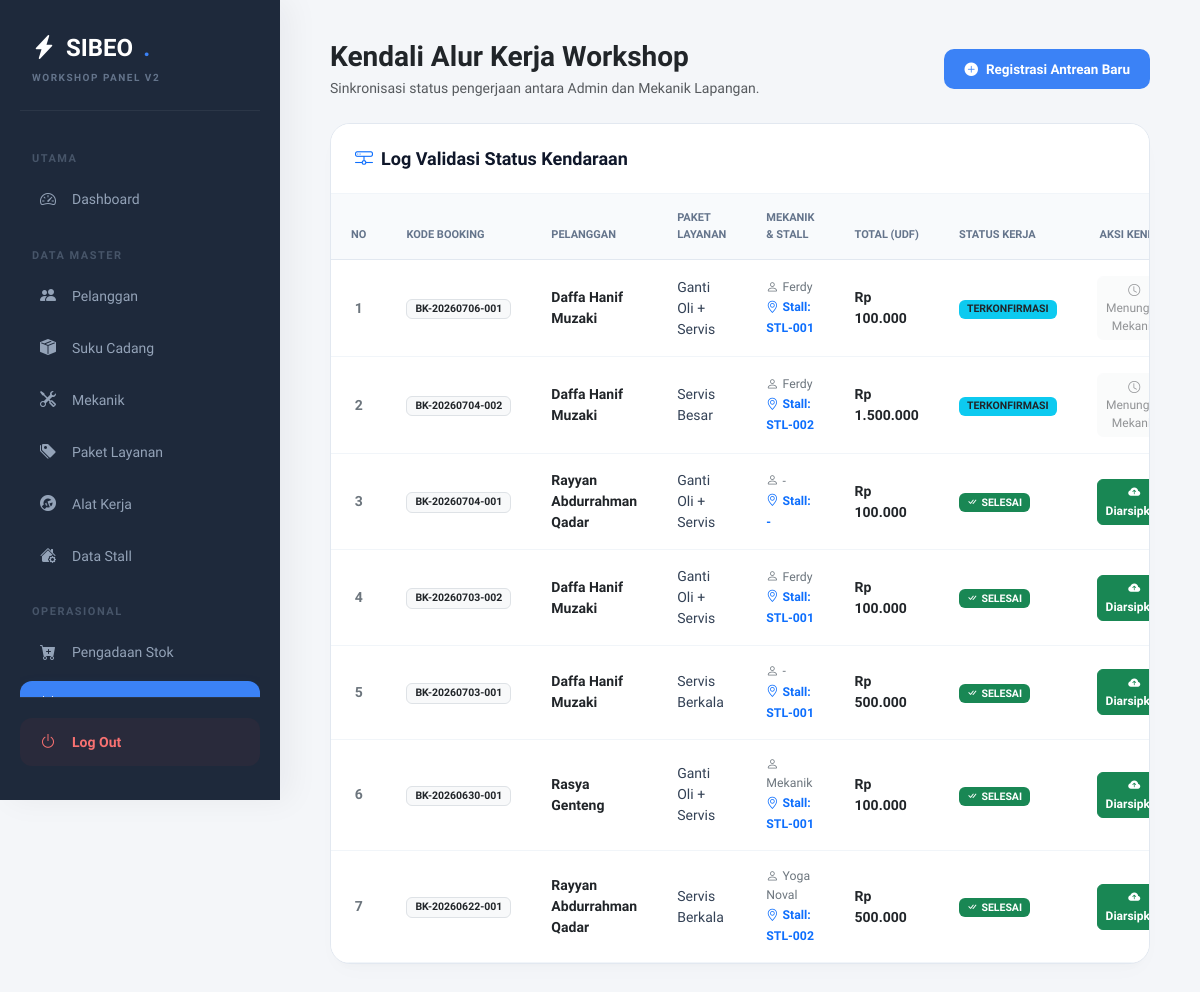
Page /admin/booking.php on the committed database.
### tables this page shows
CREATE TABLE `tbl_booking` (
  `id_booking` int(11) NOT NULL,
  `kode_booking` varchar(20) NOT NULL,
  `id_pelanggan` int(11) NOT NULL,
  `id_kendaraan` int(11) NOT NULL,
  `id_paket` int(11) NOT NULL,
  `id_stall` int(11) DEFAULT NULL,
  `id_mekanik` int(11) DEFAULT NULL,
  `tanggal_servis` date NOT NULL,
  `jam_servis` time NOT NULL,
  `keluhan` text NOT NULL,
  `status` varchar(30) NOT NULL DEFAULT 'menunggu',
  `created_at` timestamp NOT NULL DEFAULT current_timestamp()
);

CREATE TABLE `tbl_pelanggan` (
  `id_pelanggan` int(11) NOT NULL,
  `nomor_pelanggan` varchar(20) NOT NULL,
  `nama_lengkap` varchar(100) NOT NULL,
  `nik` varchar(16) NOT NULL,
  `no_telepon` varchar(15) NOT NULL,
  `email` varchar(100) NOT NULL,
  `alamat` text NOT NULL,
  `password` varchar(50) NOT NULL,
  `status` enum('aktif','nonaktif') NOT NULL DEFAULT 'aktif',
  `created_at` timestamp NOT NULL DEFAULT current_timestamp()
);

CREATE TABLE `tbl_paket_layanan` (
  `id_paket` int(11) NOT NULL,
  `nama_paket` varchar(100) NOT NULL,
  `deskripsi` text NOT NULL,
  `harga` decimal(12,2) NOT NULL
);

### admin/booking.php (the view, shortened to what this page needs)
<?php
include "../config/koneksi.php";
$current_page = basename($_SERVER['PHP_SELF']);
function safe_text($value) {
    return htmlspecialchars((string)$value, ENT_QUOTES, 'UTF-8');
}
$kolom_mekanik = "nama";
?>
<!DOCTYPE html>
<html lang="id">
<head>
    <link href="https://cdn.jsdelivr.net/npm/bootstrap@5.3.0/dist/css/bootstrap.min.css" rel="stylesheet">
    <link rel="stylesheet" href="https://cdn.jsdelivr.net/npm/bootstrap-icons@1.11.1/font/bootstrap-icons.css">
</head>
<body>
<div class="layout-wrapper">
    <div class="sidebar-panel">
        <div class="brand-section">
            <div class="brand-title"><i class="bi bi-lightning-charge-fill"></i>SIBEO<span>.</span></div>
            <div class="brand-subtitle">WORKSHOP PANEL v2</div>
        </div>
        <div class="menu-container">
            <div class="section-header">UTAMA</div>
            <a href="dashboard.php" class="nav-link <?= $current_page=='dashboard.php'?'active':'' ?>"><i class="bi bi-speedometer2"></i>Dashboard</a>
            <div class="section-header">DATA MASTER</div>
            <a href="pelanggan.php" class="nav-link"><i class="bi bi-people-fill"></i>Pelanggan</a>
            <a href="suku_cadang.php" class="nav-link"><i class="bi bi-box-seam-fill"></i>Suku Cadang</a>
            <a href="mekanik.php" class="nav-link"><i class="bi bi-tools"></i>Mekanik</a>
            <a href="paket_layanan.php" class="nav-link"><i class="bi bi-tags-fill"></i>Paket Layanan</a>
            <a href="alat_kerja.php" class="nav-link"><i class="bi bi-wrench-adjustable-circle-fill"></i>Alat Kerja</a>
            <a href="stall.php" class="nav-link"><i class="bi bi-house-gear-fill"></i>Data Stall</a>
            <div class="section-header">OPERASIONAL</div>
            <a href="pengadaan.php" class="nav-link"><i class="bi bi-cart-plus-fill"></i>Pengadaan Stok</a>
            <a href="booking.php" class="nav-link active"><i class="bi bi-calendar-check-fill"></i>Transaksi Booking</a>
        </div>
        <div class="logout-box">
            <a href="../auth/logout.php" class="nav-link logout-btn" onclick="return confirm('Keluar dari sistem SIBEO?')"><i class="bi bi-power"></i>Log Out</a>
        </div>
    </div>
    <div class="main-canvas">
        <div class="d-flex justify-content-between align-items-center mb-4">
            <div>
                <h3 class="fw-bold text-dark m-0">Kendali Alur Kerja Workshop</h3>
                <p class="text-muted small m-0 mt-1">Sinkronisasi status pengerjaan antara Admin dan Mekanik Lapangan.</p>
            </div>
            <button type="button" class="btn btn-premium-primary" data-bs-toggle="modal" data-bs-target="#modalTambah">
                <i class="bi bi-plus-circle-fill"></i>Registrasi Antrean Baru
            </button>
        </div>
        <div class="data-card-premium">
            <div class="data-card-header">
                <h5 class="data-card-title"><i class="bi bi-hdd-network text-primary me-2"></i>Log Validasi Status Kendaraan</h5>
            </div>
            <div class="table-responsive">
                <table class="table table-hover table-premium align-middle mb-0">
                    <thead>
                        <tr>
                            <th class="text-center">No</th>
                            <th>Kode Booking</th>
                            <th>Pelanggan</th>
                            <th>Paket Layanan</th>
                            <th>Mekanik & Stall</th>
                            <th>Total (UDF)</th>
                            <th>Status Kerja</th>
                            <th class="text-center">Aksi Kendali Admin</th>
                        </tr>
                    </thead>
                    <tbody>
                        <?php
                        $no = 1;
                        $query_booking = mysqli_query($koneksi, "
                            SELECT b.*, p.nama_lengkap, pk.nama_paket, pk.harga AS harga_paket,
                                   IFNULL(m.$kolom_mekanik, '-') AS nama_mekanik,
                                   IFNULL(s.nomor_stall, '-') AS nomor_stall,
                                   udf_hitung_total(b.id_booking) AS total_akhir
                            FROM tbl_booking b
                            LEFT JOIN tbl_pelanggan p ON b.id_pelanggan = p.id_pelanggan
                            LEFT JOIN tbl_paket_layanan pk ON b.id_paket = pk.id_paket
                            LEFT JOIN tbl_mekanik m ON b.id_mekanik = m.id_mekanik
                            LEFT JOIN tbl_stall s ON b.id_stall = s.id_stall
                            ORDER BY b.id_booking DESC
                        ");
                        if ($query_booking && mysqli_num_rows($query_booking) > 0) {
                            while ($data = mysqli_fetch_assoc($query_booking)) {
                                $st = strtolower($data['status']);
                                ?>
                                <tr>
                                    <td class="text-center text-secondary fw-semibold"><?= $no++; ?></td>
                                    <td><span class="badge bg-light text-dark border px-2 py-1 fw-bold"><?= safe_text($data['kode_booking']); ?></span></td>
                                    <td><strong class="text-dark"><?= safe_text($data['nama_lengkap']); ?></strong></td>
                                    <td><?= safe_text($data['nama_paket']); ?></td>
                                    <td>
                                        <small class="d-block text-secondary"><i class="bi bi-person me-1"></i><?= safe_text($data['nama_mekanik']); ?></small>
                                        <span class="text-primary small fw-bold"><i class="bi bi-geo-alt me-1"></i>Stall: <?= safe_text($data['nomor_stall']); ?></span>
                                    </td>
                                    <td><strong class="text-dark">Rp <?= number_format($data['total_akhir'], 0, ',', '.'); ?></strong></td>
                                    <td>
                                        <?php
                                        if($st == 'menunggu') {
                                            echo '<span class="badge bg-secondary px-2 py-1 text-uppercase small fw-bold">Menunggu</span>';
                                        } elseif($st == 'terkonfirmasi') {
                                            echo '<span class="badge bg-info text-dark px-2 py-1 text-uppercase small fw-bold">Terkonfirmasi</span>';
                                        } elseif($st == 'dalam_proses') {
                                            echo '<span class="badge bg-warning text-dark px-2 py-1 text-uppercase small fw-bold"><i class="bi bi-hourglass-split me-1"></i>Dalam Proses</span>';
                                        } else {
                                            echo '<span class="badge bg-success px-2 py-1 text-uppercase small fw-bold"><i class="bi bi-check-all me-1"></i>Selesai</span>';
                                        }
                                        ?>
                                    </td>
                                    <td class="text-center">
                                        <div class="d-flex justify-content-center gap-2">
                                            <?php if($st == 'menunggu'): ?>
                                                <button class="btn btn-sm btn-primary fw-bold px-2.5" data-bs-toggle="modal" data-bs-target="#modalKonf<?= $data['id_booking']; ?>" style="border-radius:6px; font-size:12px;">
                                                    <i class="bi bi-shield-check"></i> Konfirmasi & Plot
                                                </button>
                                            <?php elseif($st == 'terkonfirmasi'): ?>
                                                <button class="btn btn-sm btn-light text-muted px-2.5" style="border-radius:6px; font-size:12px;" disabled>
                                                    <i class="bi bi-clock"></i> Menunggu Mekanik
                                                </button>
                                            <?php elseif($st == 'dalam_proses'): ?>
                                                <button class="btn btn-sm btn-outline-warning fw-bold px-2.5" style="cursor: not-allowed; border-radius:6px; font-size:12px;" disabled>
                                                    <i class="bi bi-lock-fill"></i> Mekanik Sedang Kerja
                                                </button>
                                            <?php else: ?>
                                                <a href="booking.php?arsip_selesai=<?= $data['id_booking']; ?>" class="btn btn-sm btn-success fw-bold px-2.5" style="border-radius:6px; font-size:12px;">
                                                    <i class="bi bi-cloud-arrow-up-fill"></i> Diarsipkan
                                                </a>
                                            <?php endif; ?>
                                        </div>
                                    </td>
                                </tr>
                                <?php
                            }
                        } else {
                            echo "<tr><td colspan='8' class='text-center text-muted py-5 small'><i class='bi bi-calendar-x d-block fs-2 mb-2 opacity-50'></i>Belum ada data transaksi booking.</td></tr>";
                        }
                        ?>
                    </tbody>
                </table>
            </div>
        </div>
    </div>
</div>
</body>
</html>

### admin/booking.php (style rules this page uses)
:root { --bg-body: #f4f6f9; --sidebar-bg: #1e293b; --sidebar-color: #94a3b8; --sidebar-active: #3b82f6; --text-dark: #0f172a; --card-shadow: 0 10px 25px -5px rgba(0, 0, 0, 0.02), 0 8px 10px -6px rgba(0, 0, 0, 0.02); }
* { font-family: 'Plus Jakarta Sans', sans-serif !important; }
body { background-color: var(--bg-body); color: #334155; overflow-x: hidden; }
.layout-wrapper { display: flex; min-height: 100vh; }
.sidebar-panel { width: 280px; background: var(--sidebar-bg); flex-shrink: 0; display: flex; flex-direction: column; justify-content: space-between; padding: 30px 20px; box-shadow: 10px 0 30px rgba(15, 23, 42, 0.05); position: sticky; top: 0; height: 100vh; }
.brand-section { padding: 0 12px 25px 12px; border-bottom: 1px solid rgba(255,255,255,0.06); }
.brand-title { font-size: 24px; font-weight: 800; color: #ffffff; display: flex; align-items: center; gap: 10px; }
.brand-title span { color: var(--sidebar-active); }
.brand-subtitle { font-size: 10px; color: #64748b; font-weight: 700; text-transform: uppercase; letter-spacing: 1.5px; margin-top: 4px; }
.menu-container { overflow-y: auto; flex-grow: 1; margin-top: 20px; }
.section-header { font-size: 11px; font-weight: 800; color: #475569; text-transform: uppercase; letter-spacing: 1.5px; padding: 20px 12px 8px 12px; }
.sidebar-panel .nav-link { color: var(--sidebar-color); font-size: 14px; font-weight: 500; padding: 12px 16px; display: flex; align-items: center; text-decoration: none; border-radius: 12px; margin-bottom: 4px; transition: all 0.2s ease; }
.sidebar-panel .nav-link i { width: 24px; font-size: 16px; margin-right: 12px; text-align: center; }
.sidebar-panel .nav-link.active { background: var(--sidebar-active); color: #ffffff; font-weight: 600; box-shadow: 0 10px 20px -5px rgba(59, 130, 246, 0.35); }
.logout-box { padding-top: 20px; border-top: 1px solid rgba(255,255,255,0.06); }
.logout-btn { color: #f87171 !important; font-weight: 600 !important; background: rgba(239, 68, 68, 0.05); border-radius: 12px; }
.main-canvas { flex-grow: 1; padding: 40px 50px; max-width: calc(100% - 280px); }
.data-card-premium { background: #ffffff; border-radius: 20px; border: 1px solid #e2e8f0; box-shadow: var(--card-shadow); overflow: hidden; }
.data-card-header { padding: 24px; background: #ffffff; border-bottom: 1px solid #f1f5f9; }
.data-card-title { font-size: 18px; font-weight: 700; color: var(--text-dark); margin: 0; }
.table-premium thead th { background: #f8fafc; color: #64748b; font-size: 11px; font-weight: 700; text-transform: uppercase; padding: 16px 20px; border-bottom: 1px solid #e2e8f0; }
.table-premium tbody td { padding: 16px 20px; border-bottom: 1px solid #f1f5f9; font-size: 14px; color: #334155; }
.btn-premium-primary { background-color: var(--sidebar-active); color: #ffffff; border: none; border-radius: 10px; padding: 10px 20px; font-size: 13.5px; font-weight: 600; display: inline-flex; align-items: center; gap: 8px; text-decoration: none; transition: all 0.2s ease; }

### rows in the picture
tbl_booking: kode_booking "BK-20260706-001", id_pelanggan.nama_lengkap "Daffa Hanif Muzaki", id_paket.nama_paket "Ganti Oli + Servis", nama_mekanik "Ferdy", nomor_stall "STL-001", total_akhir "100.000", status "TERKONFIRMASI"
tbl_booking: kode_booking "BK-20260704-002", id_pelanggan.nama_lengkap "Daffa Hanif Muzaki", id_paket.nama_paket "Servis Besar", nama_mekanik "Ferdy", nomor_stall "STL-002", total_akhir "1.500.000", status "TERKONFIRMASI"
tbl_booking: kode_booking "BK-20260704-001", id_pelanggan.nama_lengkap "Rayyan Abdurrahman Qadar", id_paket.nama_paket "Ganti Oli + Servis", nama_mekanik "-", nomor_stall "-", total_akhir "100.000", status "SELESAI"
tbl_booking: kode_booking "BK-20260703-002", id_pelanggan.nama_lengkap "Daffa Hanif Muzaki", id_paket.nama_paket "Ganti Oli + Servis", nama_mekanik "Ferdy", nomor_stall "STL-001", total_akhir "100.000", status "SELESAI"
tbl_booking: kode_booking "BK-20260703-001", id_pelanggan.nama_lengkap "Daffa Hanif Muzaki", id_paket.nama_paket "Servis Berkala", nama_mekanik "-", nomor_stall "STL-001", total_akhir "500.000", status "SELESAI"
tbl_booking: kode_booking "BK-20260630-001", id_pelanggan.nama_lengkap "Rasya Genteng", id_paket.nama_paket "Ganti Oli + Servis", nama_mekanik "Mekanik", nomor_stall "STL-001", total_akhir "100.000", status "SELESAI"
tbl_booking: kode_booking "BK-20260622-001", id_pelanggan.nama_lengkap "Rayyan Abdurrahman Qadar", id_paket.nama_paket "Servis Berkala", nama_mekanik "Yoga Noval", nomor_stall "STL-002", total_akhir "500.000", status "SELESAI"
